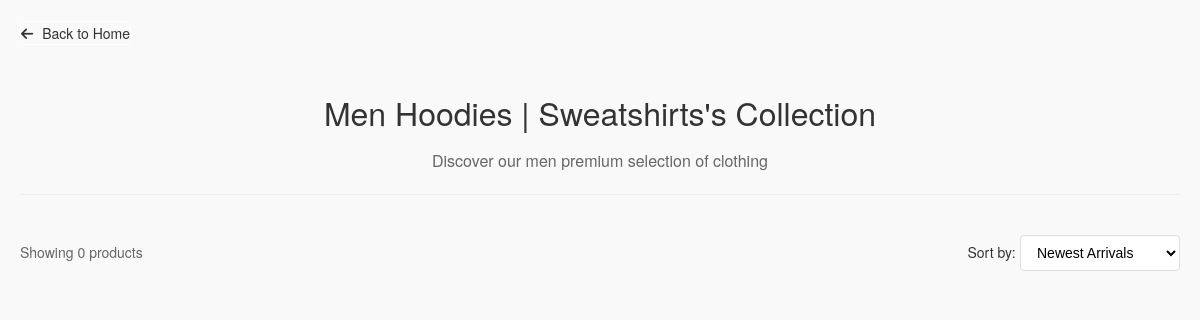
Page /men/hoodies_sweatshirts/ on the earlier database version.
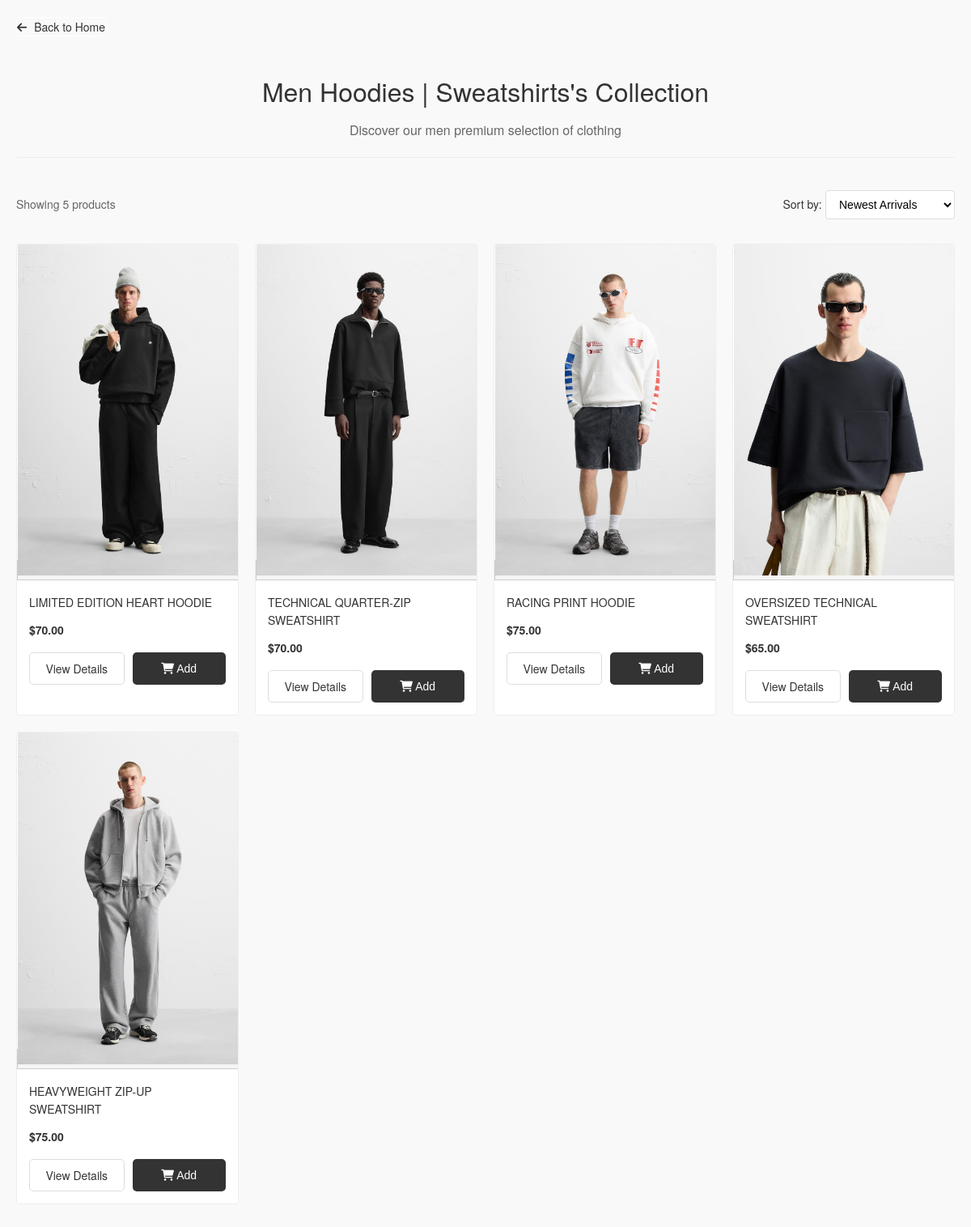
Same page on the later database version.
### clothes/models.py (models this page shows, shortened)
class Product(models.Model):
    CATEGORY_CHOICES = [
        ('men', 'Men'),
        ('women', 'Women'),
    ]
    SUBCATEGORY_CHOICES = [
        ('shirts', 'Shirts'),
        ('t_shirts', 'T-Shirts'),
        ('polo_shirts', 'Polo Shirt'),
        ('jeans', 'Jeans'),
        ('jackets', 'Jackets'),
        ('blazers', 'Blazers'),
        ('dresses', 'Dresses'),
        ('trousers', 'Trousers'),
        ('hoodies_sweatshirts', 'Hoodies | Sweatshirts'),
        ('sweaters_cardigans', 'Sweater | Cardigans'),
        ('tops', 'Tops'),
        ('shorts', 'Shorts'),
        ('shoes', 'Shoes'),
        ('bags', 'Bags'),
        ('accessories', 'Accessories'),
        ('perfume', 'Perfume'),
    ]
    SIZE_CHOICES = [
        ('XS', 'Extra Small'),
        ('S', 'Small'),
        ('M', 'Medium'),
        ('L', 'Large'),
        ('XL', 'Extra Large'),
    ]
    product_id = models.CharField(max_length=50, unique=True)  # Barcode or unique ID
    name = models.CharField(max_length=200)
    category = models.CharField(max_length=50, choices=CATEGORY_CHOICES)
    subcategory = models.CharField(max_length=50, choices=SUBCATEGORY_CHOICES)
    description = models.TextField()
    sku = models.CharField(max_length=50, unique=True, blank=True, null=True)
    stock = models.PositiveIntegerField(default=0)
    price = models.DecimalField(max_digits=10, decimal_places=2)
    size = models.CharField(max_length=50, choices=SIZE_CHOICES)  # Size options
    image_name = models.CharField(max_length=100, blank=True, null=True)

### clothes/views.py (the view)
# urls.py: path('men/hoodies_sweatshirts/', views.men_hoodies_sweatshirts, name='men/men_hoodies_sweatshirts'),
def men_hoodies_sweatshirts(request):
    products = Product.objects.filter(category='men', subcategory='hoodies_sweatshirts')
    return render(request, 'men/men_hoodies_sweatshirts.html', {'products': products})

### clothes/templates/men/men_hoodies_sweatshirts.html (shortened to what this page needs)
{% load static %}
<!DOCTYPE html>
<html lang="en">
<head>
    <link rel="stylesheet" href="https://cdnjs.cloudflare.com/ajax/libs/font-awesome/6.0.0/css/all.min.css">
    <link rel="stylesheet" href="{% static 'Shop/shop.css' %}">
</head>
<body>
    <div class="shop-container">
        <a href="{% url 'home' %}" class="back-button">
            <i class="fas fa-arrow-left"></i> Back to Home
        </a>
        <div class="shop-header">
            <h1>Men Hoodies | Sweatshirts's Collection</h1>
            <p class="shop-subtitle">Discover our men premium selection of clothing</p>
        </div>
        <div class="shop-toolbar">
            <div class="results-count">
                Showing {{ products.count }} products
            </div>
            <div class="sort-options">
                <label for="sort">Sort by:</label>
                <select id="sort" name="sort">
                    <option value="newest">Newest Arrivals</option>
                </select>
            </div>
        </div>
        <div class="product-grid">
            {% for product in products %}
            <div class="product-card">
                <a href="{% url 'product_detail' product.id %}" class="product-image">
                    <img src="{% static 'Shop/' %}{{ product.image_name }}" alt="{{ product.name }}" loading="lazy">
                </a>
                <div class="product-info">
                    <h3>{{ product.name }}</h3>
                    <div class="price">
                        {% if product.discount_price %}
                        <span class="current-price">${{ product.discount_price }}</span>
                        <span class="original-price">${{ product.price }}</span>
                        {% else %}
                        <span class="current-price">${{ product.price }}</span>
                        {% endif %}
                    </div>
                    <div class="product-actions">
                        <a href="{% url 'product_detail' product.id %}" class="view-btn">View Details</a>
                        <button class="add-btn" data-product-id="{{ product.id }}">
                            <i class="fas fa-shopping-cart"></i> Add
                        </button>
                    </div>
                </div>
            </div>
            {% endfor %}
        </div>
    </div>
</body>
</html>

### static/Shop/shop.css (style rules this page uses)
body { font-family: 'Helvetica Neue', Arial, sans-serif; line-height: 1.6; color: #333; background-color: #f9f9f9; margin: 0; padding: 0; }
.shop-container { max-width: 1200px; margin: 0 auto; padding: 20px; }
.back-button { display: inline-block; margin-bottom: 20px; color: #333; text-decoration: none; font-size: 14px; transition: color 0.3s; border-radius: 5px; border: 1px solid #fff; }
.back-button i { margin-right: 5px; }
.shop-header { text-align: center; margin-bottom: 40px; padding-bottom: 20px; border-bottom: 1px solid #eee; }
.shop-header h1 { font-size: 32px; margin-bottom: 10px; font-weight: 500; }
.shop-subtitle { color: #666; font-size: 16px; margin: 0; }
.shop-toolbar { display: flex; justify-content: space-between; align-items: center; margin-bottom: 30px; }
.results-count { font-size: 14px; color: #666; }
.sort-options { align-items: center; gap: 10px; }
.sort-options label { font-size: 14px; }
.sort-options select { padding: 8px 12px; border: 1px solid #ddd; border-radius: 4px; background-color: white; font-size: 14px; }
.product-grid { display: grid; grid-template-columns: repeat(4,1fr); gap: 25px; margin-bottom: 40px; }
.product-card { background: white; border: 1px solid #eee; border-radius: 4px; overflow: hidden; transition: transform 0.3s, box-shadow 0.3s; }
.product-image { width: calc(20% - 15px); text-align: center; border: 1px solid #ccc; background-color: #f5f5f5; }
.product-image img { max-width: 100%; max-height: auto; }
.product-info { padding: 15px; }
.product-info h3 { font-size: 16px; margin: 0 0 10px; font-weight: 500; }
.price { margin-bottom: 15px; }
.current-price { font-weight: 700; color: #333; }
.product-actions { display: flex; gap: 10px; }
.view-btn, .add-btn { flex: 1; padding: 8px; font-size: 14px; text-align: center; border-radius: 5px; transition: all 0.3s; }
.view-btn { background: white; color: #333; border: 1px solid #ddd; text-decoration: none; }
.add-btn { background: #333; color: white; border: none; cursor: pointer; }
@media (max-width: 1536px) { .product-grid { grid-template-columns: repeat(4, 1fr); gap: 20px; } }
@media (max-width: 1536px) { .product-info h3 { font-size: 14px; } }
@media (max-width: 1536px) { .current-price { font-size: 14px; } }
@media (max-width: 1280px) { .product-grid { grid-template-columns: repeat(4, 1fr); gap: 20px; } }
@media (max-width: 1280px) { .product-info h3 { font-size: 14px; } }
@media (max-width: 1280px) { .current-price { font-size: 14px; } }

Differences in the rows shown:
added Product: image_name (picture), name "LIMITED EDITION HEART HOODIE", price "70.00"
added Product: image_name (picture), name "TECHNICAL QUARTER-ZIP SWEATSHIRT", price "70.00"
added Product: image_name (picture), name "RACING PRINT HOODIE", price "75.00"
added Product: image_name (picture), name "OVERSIZED TECHNICAL SWEATSHIRT", price "65.00"
added Product: image_name (picture), name "HEAVYWEIGHT ZIP-UP SWEATSHIRT", price "75.00"
Other differences:
{{ products.count }}: "0" → "5"
